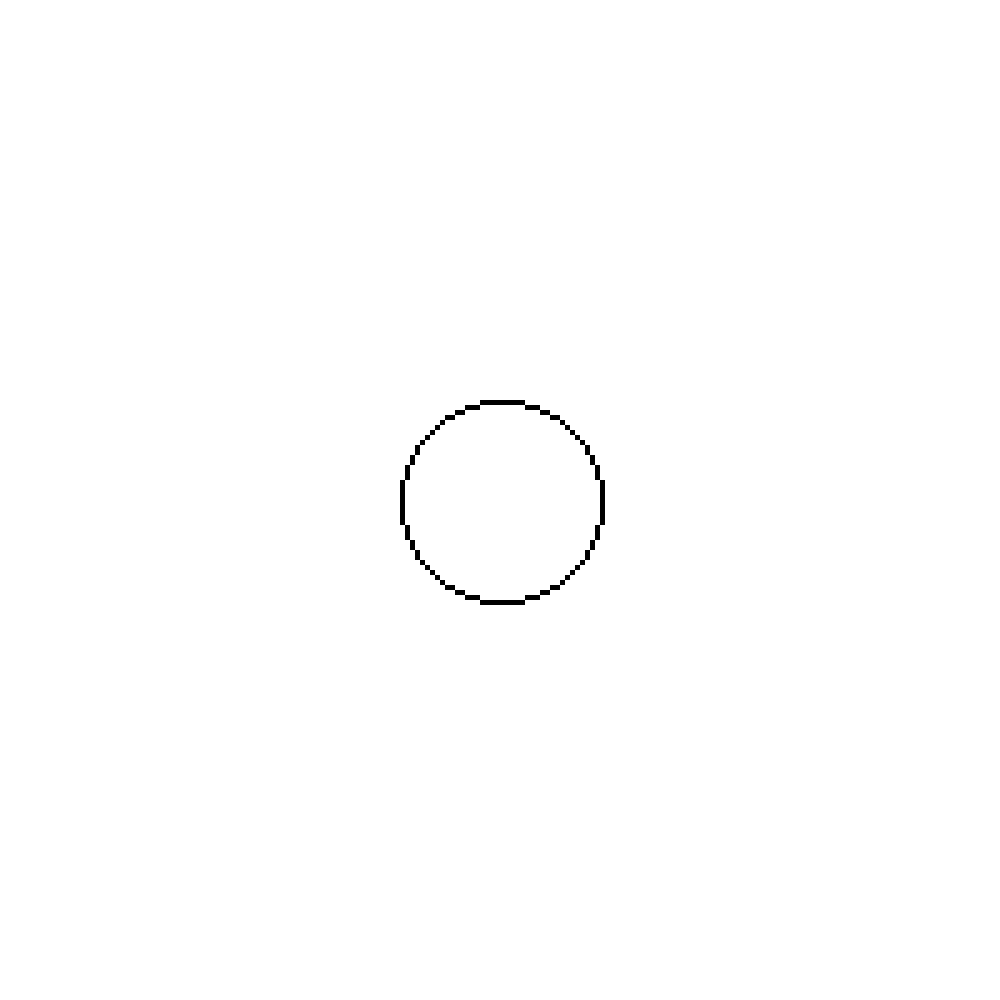
Frame 1 (no input)
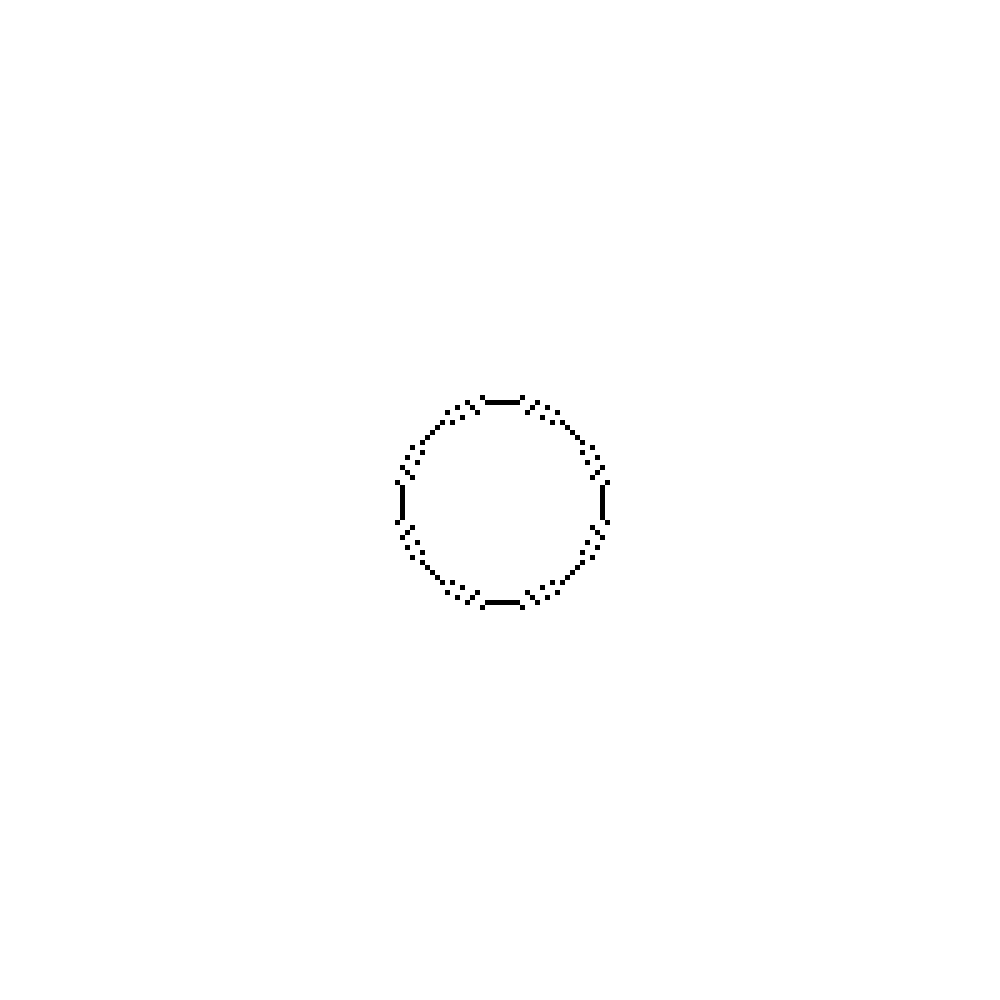
Frame 2 (the mouse pressed at the canvas centre, redrawn once)

The Processing sketch that drew these frames (run headless with seeded random() and noise(); the mouse was pressed at the canvas centre and the sketch redrawn once):

// Processing sketch: dgca
// ── dgca.pde
// differential growth cellular automata //<>//

int cellSize, cols, rows;
Cell[][] grid;
ArrayList<Cell> cells;

void setup() {
  size(1000, 1000);
  surface.setLocation(10, 10);
  fill(0);
  noStroke();
  frameRate(2);
  noLoop();

  cellSize = 5;
  cols = width / cellSize;
  rows = height / cellSize;
  grid = new Cell[cols][rows];
  cells = new ArrayList<Cell>();
  init();
}

void mouseClicked() {
  redraw();
}

void init() {
  for (int i = 0; i < cols; i++) {
    for (int j = 0; j < rows; j++) {
      grid[i][j] = new Cell(i, j);
      // the general equation for a circle is (x - h)^2 + (y - k)^2 = r^2
      // where (h, k) is the center and r is the radius
      float x = i * cellSize;
      float y = j * cellSize;
      float h = width / 2f;
      float k = height / 2f;
      float r = 100;
      float epsilon = 500; // something is wrong, this is too big(?)
      if (abs(pow(r, 2) - (pow(x - h, 2) + pow(y - k, 2))) < epsilon) {
        grid[i][j].isAlive = true;
        cells.add(grid[i][j]);
      }
    }
  }
}

void draw() {
  background(255);
  for (int i = 0; i < cols; i++) {
    for (int j = 0; j < rows; j++) {
      if (grid[i][j].isAlive) {
        rect(i * cellSize, j * cellSize, cellSize, cellSize);
      }
    }
  }
  update();
}

// mindegyik elo cellara megkeresni a legkozelebbi szomszedot ha nincs a kozvetlen kozeleben
// akkor addig menni arrafele fel vagy jobbra eppen amelyikkel messzebb vagyunk hogy
// mindegyiknek ket szomszedja legyen 

Cell findClosest(Cell c) {
  int x = 0;
  int y = 0;
  boolean isVert = true;
  Cell n = null;
  while (n == null || !n.isAlive) {
    if (isVert) {
      if (x <= 0) {
        y -= 1;
      } else {
        y += 1;
      }
    } else {
      if (y <= 0) {
        x += 1;
      } else {
        x -= 1;
      }
    }

    boolean topLeft = x <= 0 && y <= 0;
    boolean change = x - 1 == y;
    if (topLeft && change) {
      isVert = !isVert;
    }

    if (!topLeft && abs(x) == abs(y)) {
      isVert = !isVert;
    }

    n = grid[c.x + x][c.y + y];
  }

  return n;
}

void update() {
  //for (int k = cells.size() - 1; k >= 0; k--) {
  //  Cell c = cells.get(k);
  //  Cell cl = findClosest(c);
  //  //bridge the gap
  //  ;
  //}

  Cell[][] prev = new Cell[cols][rows];
  for (int i = 0; i < cols; i++) {
    for (int j = 0; j < rows; j++) {
      Cell n = new Cell(i, j);
      prev[i][j] = n;
      n.isAlive = grid[i][j].isAlive;
    }
  }

  for (int k = cells.size() - 1; k >= 0; k--) {
    Cell c = cells.get(k);
    int x = 0;
    int y = 0;
    for (int i = -1; i <= 1; i++) {
      for (int j = -1; j <= 1; j++) {
        if (prev[c.x + i][c.y + j].isAlive) {
          x -= i;
          y -= j;
        }
      }
    }

    x = x < 0 ? -1 : x > 0 ? 1 : 0;
    y = y < 0 ? -1 : y > 0 ? 1 : 0;

    if (x != 0 || y != 0) {
      c.isAlive = false;
      cells.remove(c);
      Cell n = grid[c.x + x][c.y + y];
      n.isAlive = true;
      cells.add(n);
    }
  }
}

class Cell {
  int x, y;
  boolean isAlive;

  Cell(int x, int y) {
    this.x = x;
    this.y = y;
    this.isAlive = false;
  }
}
